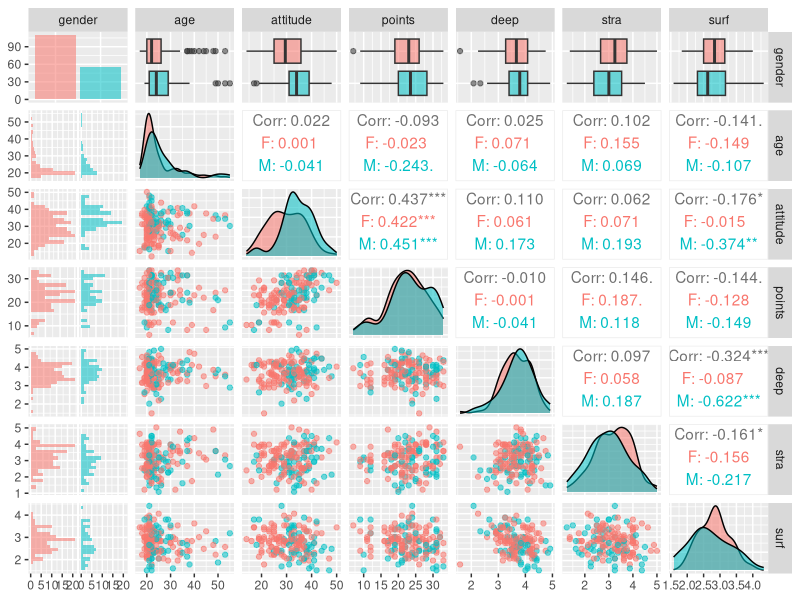
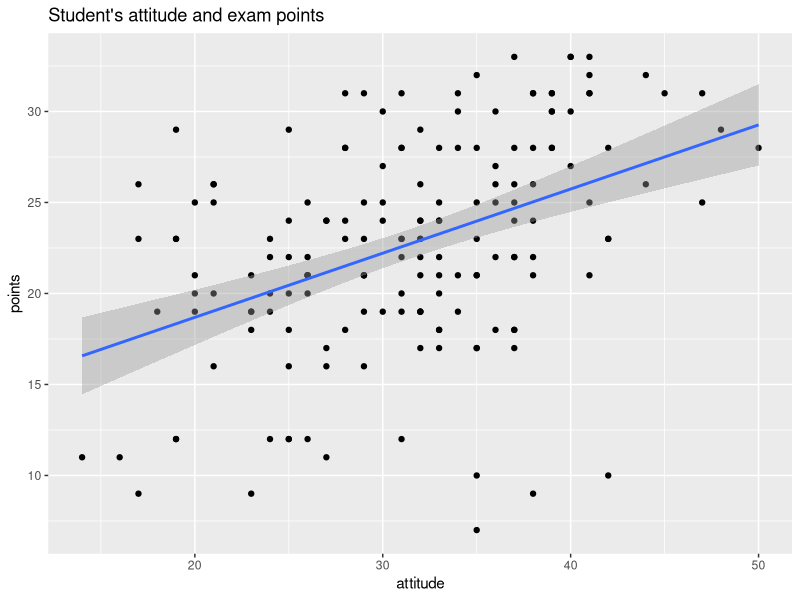
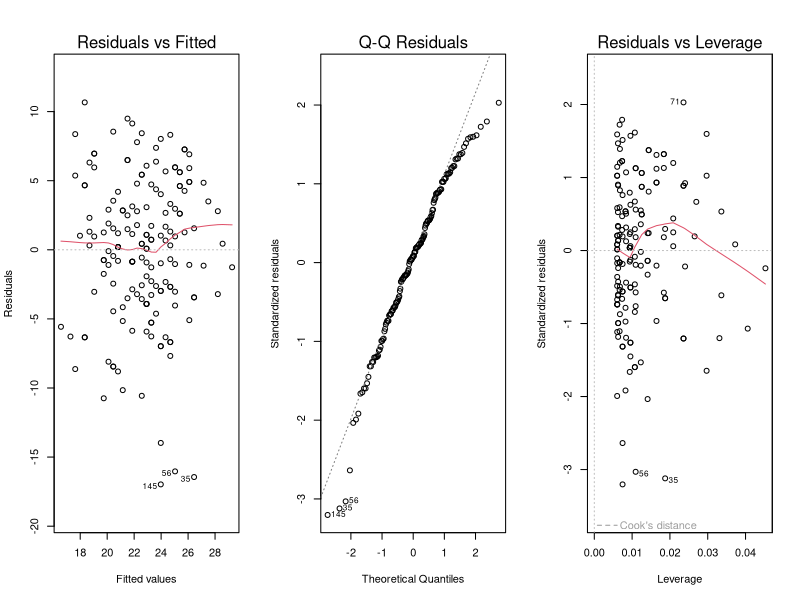

Write the R code that produced these figures, in order.
## ---- chunk 1
learning2014=read.table("./data/learning2014.txt")
print(str(learning2014))
## ---- chunk 2
print(head(learning2014))
## ---- chunk 3
print(summary(learning2014))
## ---- chunk 4
library(GGally)
library(ggplot2)

# create a more advanced plot matrix with ggpairs()
p <- ggpairs(learning2014, mapping = aes(col=gender, alpha = 0.3), lower = list(combo = wrap("facethist", bins = 20)))

# draw the plot
p

## ---- chunk 5
model0=lm(learning2014$points ~ learning2014$attitude + 
            learning2014$age + learning2014$gender)
print(summary(model0))

## ---- chunk 6
model1=lm(learning2014$points ~ learning2014$attitude)
print(summary(model1))

## ---- chunk 7
# initialize plot with data and aesthetic mapping
p1 <- ggplot(learning2014, aes(x = attitude, y = points)) +
        geom_point() + 
        stat_smooth(method = "lm") +
        ggtitle("Student's attitude and exam points")
print(p1)

## ---- chunk 8
par(mfrow = c(1,3))
plot(model1, which=c(1,2,5))

